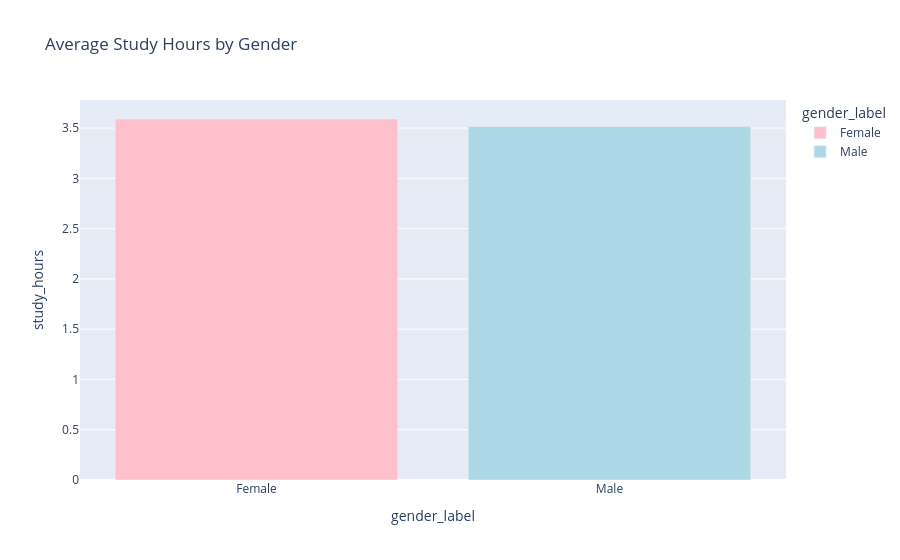

The notebook cell saved with this chart:
### Code cell
# assumption 1: females study more than males

# Convert 0/1 to labels
df['gender_label'] = df['gender'].map({0: 'Male', 1: 'Female'})

# Group by labels
df_grouped = df.groupby('gender_label')['study_hours'].mean().reset_index()

# Plot
fig = px.bar(
    df_grouped,
    x='gender_label',
    y='study_hours',
    color='gender_label',
    title='Average Study Hours by Gender',
    color_discrete_map={
        'Male': 'lightblue',
        'Female': 'pink'
    }
)

fig.show()

### Figure 1 — Plotly figure (JSON) as saved in the notebook; plotly's stock layout.template omitted (floating-point values rounded to 4 significant figures)
{"data": [{"hovertemplate": "gender_label=%{x}<br>study_hours=%{y}<extra></extra>", "legendgroup": "Female", "marker": {"color": "pink", "pattern": {"shape": ""}}, "name": "Female", "orientation": "v", "showlegend": true, "textposition": "auto", "type": "bar", "x": ["Female"], "xaxis": "x", "y": [3.59], "yaxis": "y"}, {"hovertemplate": "gender_label=%{x}<br>study_hours=%{y}<extra></extra>", "legendgroup": "Male", "marker": {"color": "lightblue", "pattern": {"shape": ""}}, "name": "Male", "orientation": "v", "showlegend": true, "textposition": "auto", "type": "bar", "x": ["Male"], "xaxis": "x", "y": [3.516], "yaxis": "y"}], "layout": {"barmode": "relative", "legend": {"title": {"text": "gender_label"}, "tracegroupgap": 0}, "title": {"text": "Average Study Hours by Gender"}, "xaxis": {"anchor": "y", "categoryarray": ["Female", "Male"], "categoryorder": "array", "domain": [0, 1], "title": {"text": "gender_label"}}, "yaxis": {"anchor": "x", "domain": [0, 1], "title": {"text": "study_hours"}}}}
